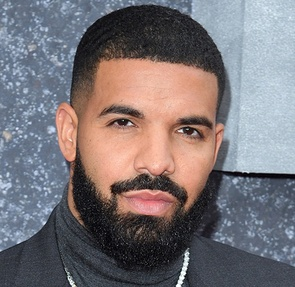
#> input picture python/datasets/drake.jpg, 295 x 287 px, shrunk from 531 x 517 before the run; its folder holds 4 pictures in this run
$ python trainer.py
#> lines starting #> are read from the running program, lines starting #| are printed output that depends on the picture
import cv2 as cv
import os
import numpy as np

datasets = "datasets"
trained = "face_model.yml"

images = []
labels = [0, 1, 2]

lists = os.listdir(datasets)

print("These images will be trained")
for data in lists:
  if data.endswith(".jpg") or data.endswith(".png"):
    path = os.path.join(datasets, data)
    img = cv.imread(path, cv.IMREAD_GRAYSCALE)
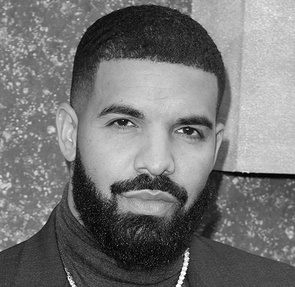
#> img: shape (287, 295); min 0, max 255, mean 117.5
    images.append(img)
    print(path)
#> pass 2 of the loop `for data in lists:`:
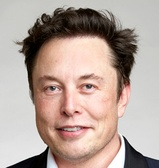
#> input picture python/datasets/elon.jpg, 159 x 168 px, shrunk from 286 x 303 before the run
#> `img = cv.imread(path, cv.IMREAD_GRAYSCALE)`:
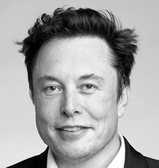
#> img: shape (168, 159); min 0, max 255, mean 166.9
#> pass 3 of the loop `for data in lists:`:
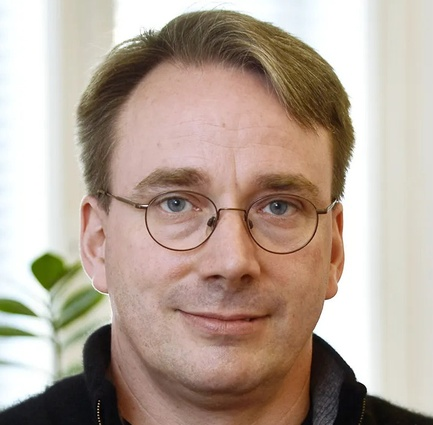
#> input picture python/datasets/linus.jpg, 433 x 425 px, shrunk from 780 x 765 before the run
#> `img = cv.imread(path, cv.IMREAD_GRAYSCALE)`:
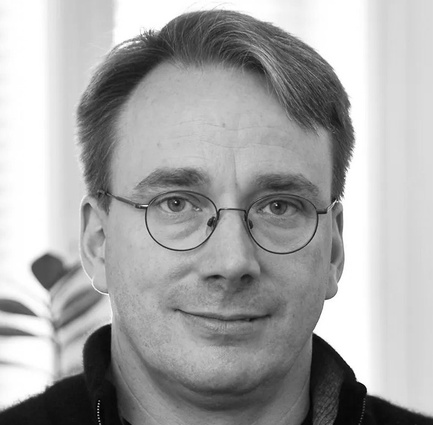
#> img: shape (425, 433); min 0, max 255, mean 167
#> the loop made 4 passes; the first 3 are shown

lbphRecognizer = cv.face.LBPHFaceRecognizer_create()
#> (the run stopped early here; a loop or call above may not have finished)
